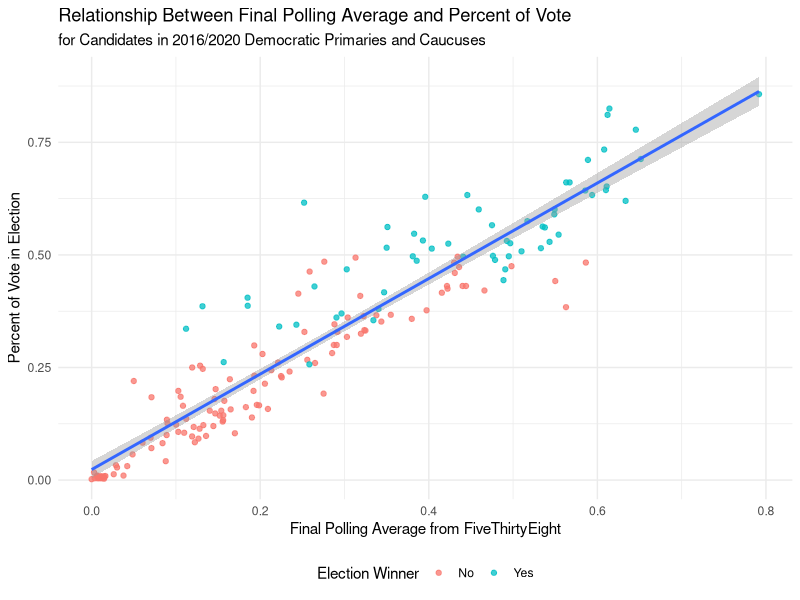
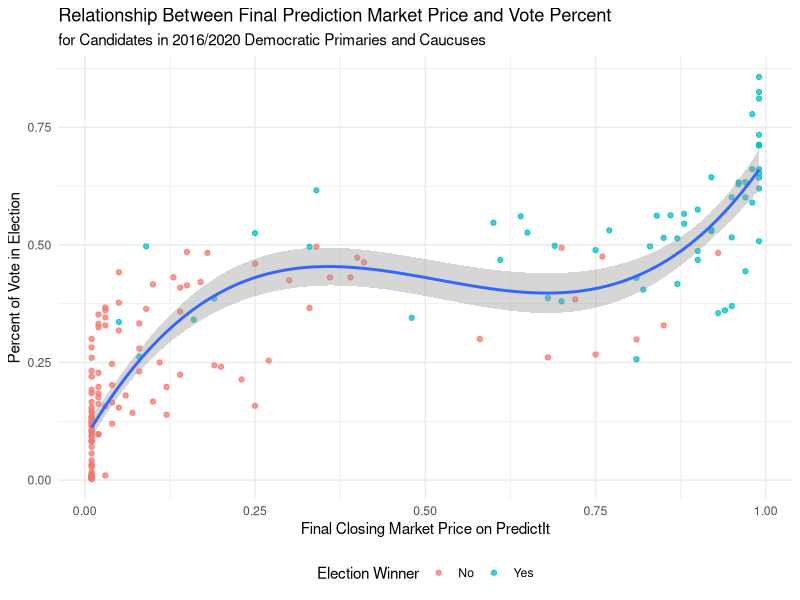
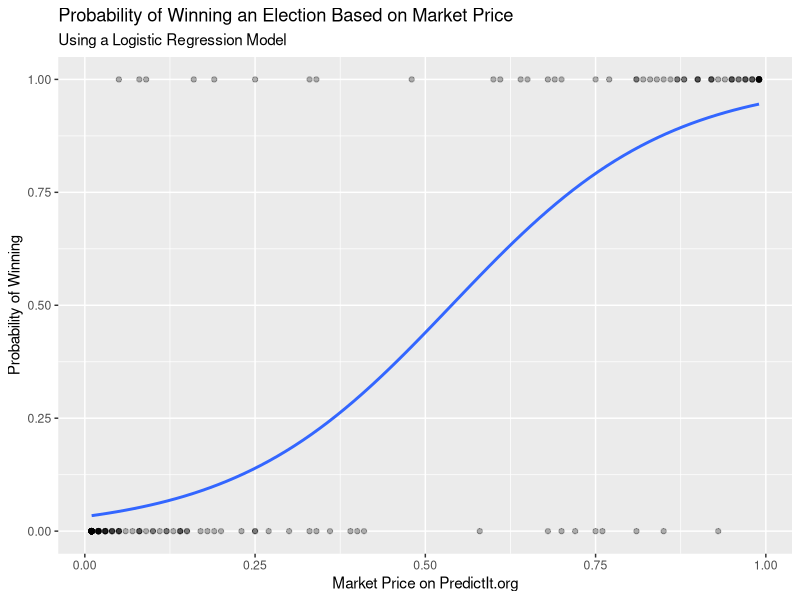

These charts were generated, in order, by the following R code:
## ---- chunk 1
knitr::opts_chunk$set(echo = TRUE)
## ---- chunk 2

library(readr)
library(tidyverse)

## ---- chunk 3

dem_primary <- read_csv("processed-data/dem_primary.csv", col_types = cols(
  year = col_double(),
  state = col_character(),
  name = col_character(),
  date = col_date(format = ""),
  contest_date = col_date(format = ""),
  market_close = col_double(),
  poll_estimate = col_double(),
  poll_trend_adjusted = col_double(),
  date_dropped = col_date(format = ""),
  vote_percent = col_double(),
  winner = col_double()
)) 

## ---- chunk 4

dem_primary %>%
  filter(date == contest_date - 1) %>% 
  mutate(winner = ifelse(winner == 1, "Yes", "No")) %>% 
  ggplot(aes(x = poll_estimate, y = vote_percent)) +
  geom_point(aes(color = winner), alpha = 0.75) +
  stat_smooth(method="lm", formula = y~x, se=TRUE) +
  theme_minimal() +
  theme(legend.position="bottom") +
  labs(title = "Relationship Between Final Polling Average and Percent of Vote",
       subtitle = "for Candidates in 2016/2020 Democratic Primaries and Caucuses",
       x = "Final Polling Average from FiveThirtyEight",
       y = "Percent of Vote in Election",
       color = "Election Winner")

## ---- chunk 5

dem_primary %>%
  filter(date == contest_date - 1) %>%
  mutate(winner = ifelse(winner == 1, "Yes", "No")) %>%
  ggplot(aes(x = market_close, y = vote_percent)) +
  geom_point(aes(color = winner), alpha = 0.75) +
  stat_smooth(method="lm",
                formula=y ~ poly(x, 3, raw=TRUE)) +
  theme_minimal() +
  theme(legend.position="bottom") +
  labs(title = "Relationship Between Final Prediction Market Price and Vote Percent",
       subtitle = "for Candidates in 2016/2020 Democratic Primaries and Caucuses",
       x = "Final Closing Market Price on PredictIt",
       y = "Percent of Vote in Election",
       color = "Election Winner")

## ---- chunk 6

final_results <- dem_primary %>% 
  filter(date == contest_date -1)

final_results %>%
  ggplot(aes(x = market_close, y = winner)) + 
  geom_point(alpha = 0.3) + 
  theme_grey() + 
  stat_smooth(method="glm", method.args=list(family="binomial"), se=FALSE) + 
  labs(title = "Probability of Winning an Election Based on Market Price",
       subtitle = "Using a Logistic Regression Model",
       x = "Market Price on PredictIt.org",
       y = "Probability of Winning")
  

